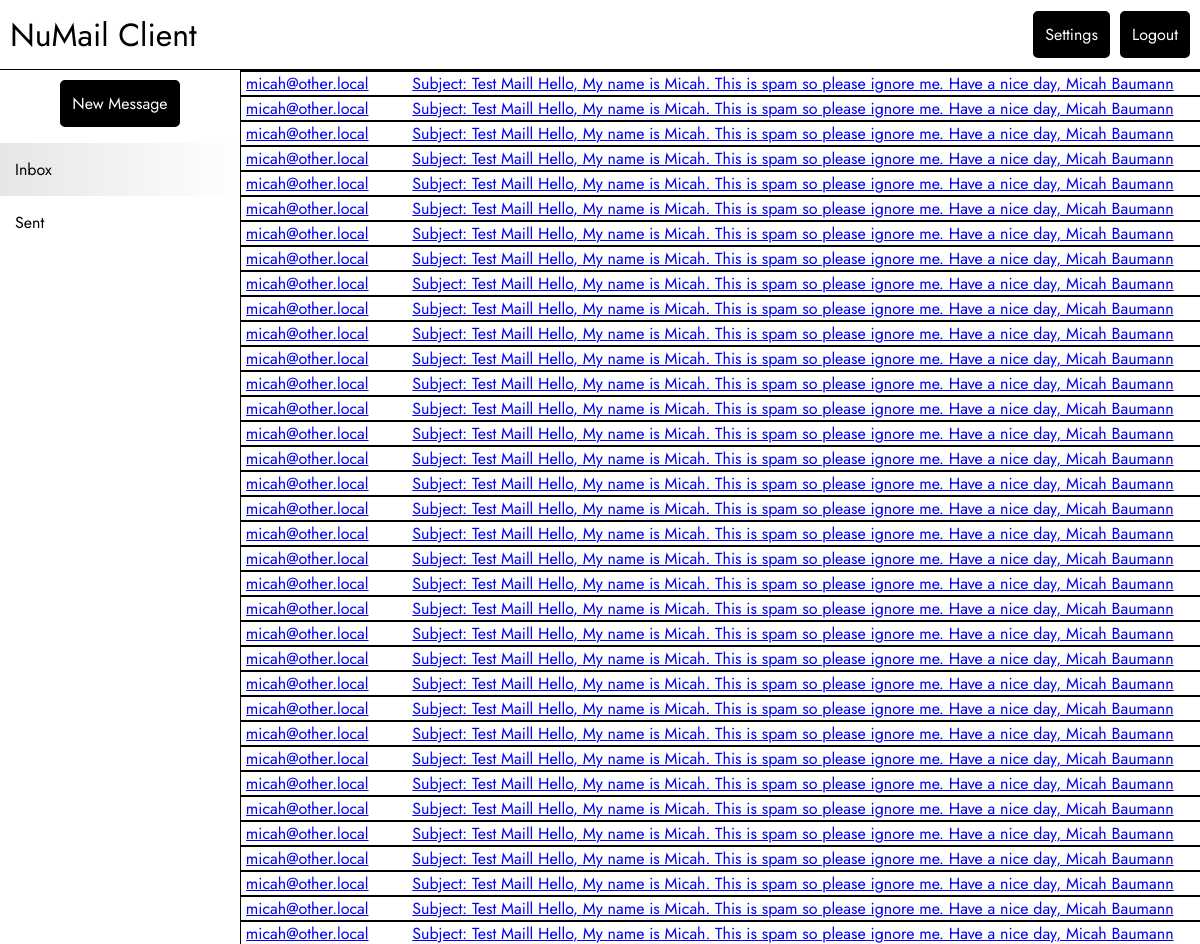
/ (signed in, upper part), run on an earlier commit of the app's database.
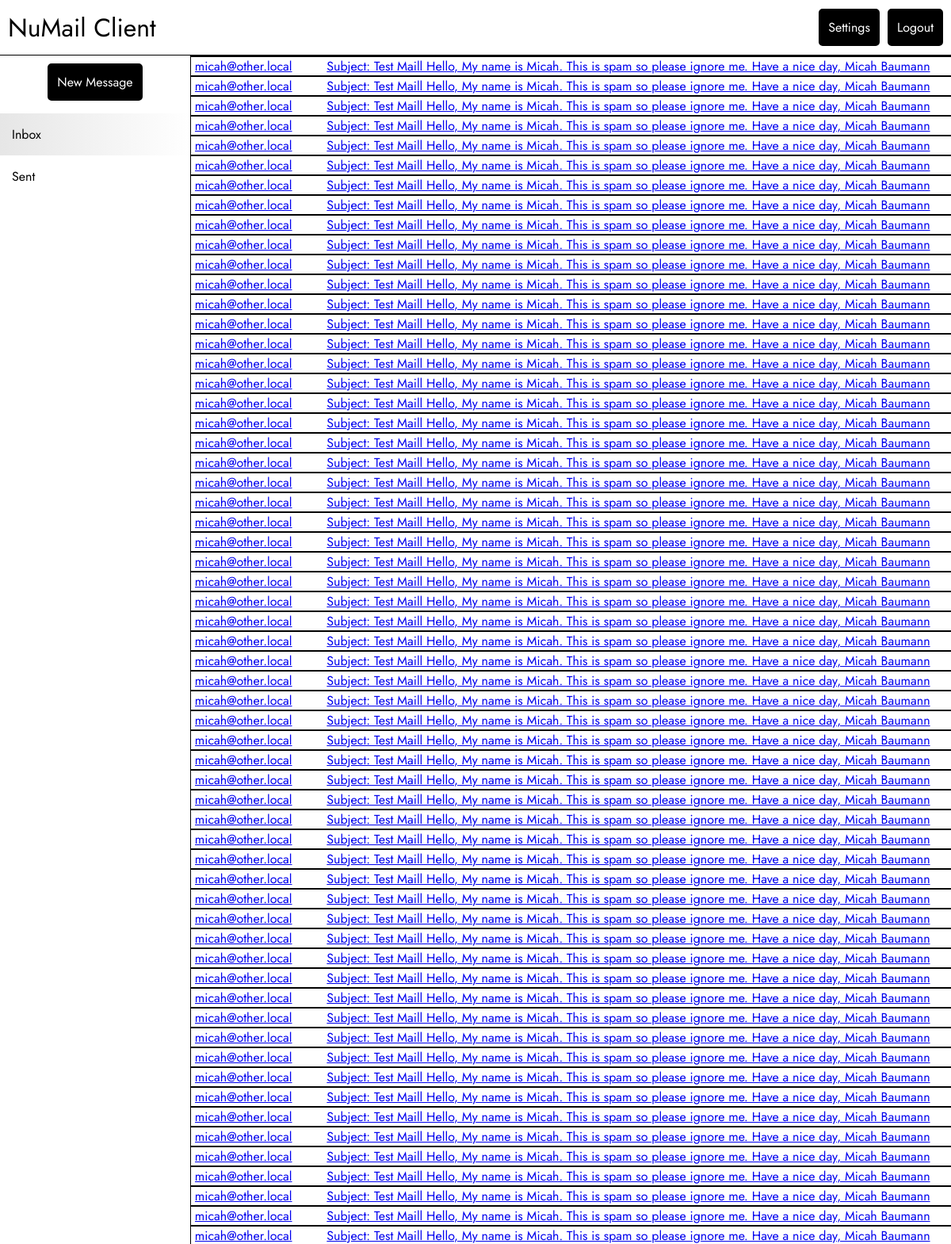
And on a later commit of the database.
### tables this page shows
CREATE TABLE Messages (
    messageId VARCHAR(255) PRIMARY KEY NOT NULL UNIQUE,
    receiverId VARCHAR(255) DEFAULT NULL,
    messageMailbox INTEGER NOT NULL,
    messageTimestamp DATETIME NOT NULL DEFAULT CURRENT_TIMESTAMP,
    messageType INTEGER NOT NULL DEFAULT 0,
    isSent BOOLEAN NOT NULL DEFAULT 0, -- 0 means you received the message
    messageFrom VARCHAR(100) NOT NULL,
    messageTo VARCHAR(100) NOT NULL,
    messageContent TEXT NOT NULL,
    readConfirm BOOLEAN NOT NULL DEFAULT 0,
    messageSent BOOLEAN NOT NULL DEFAULT 0,
    messageAttachments TEXT DEFAULT NULL,
    messageUnsubscribe VARCHAR(255) DEFAULT NULL,
    messageRead BOOLEAN DEFAULT NULL,
    FOREIGN KEY (messageMailbox) REFERENCES Mailboxes(mailboxId)
);

### ui.py (the view)
@app.route("/")
def index():
    if 'username' not in session:
        return redirect(url_for('login'))
    messages = get_user_messages(user_name=session["username"])
    if not messages:
        messages = []
    return render_template('index.html', messages=messages, isSent=False)

### db/db.py (called while the page is built)
@contextlib.contextmanager
def get_db():
    db = sqlite3.connect("./db/sqlite/numail.db")
    try:
        db.row_factory = sqlite3.Row
        yield db
    finally:
        db.close()

### templates/index.html (shortened to what this page needs)
<!DOCTYPE html>
<html lang="en">
<head>
    <link rel="stylesheet" type="text/css" href="{{ url_for('static', filename='css/style.css') }}">
    <link rel="stylesheet" type="text/css" href="{{ url_for('static', filename='css/index.css') }}">
</head>
<body>
    <div class="header">
        <h1>NuMail Client</h1>
        <div class="header-right">
            <a href="/settings" class="button">Settings</a>
            <a href="/logout" class="button">Logout</a>
        </div>
    </div>
    <div class="main">
        <div class="main-side-by-side">
            <div class="sidebar">
                <div class="sidebar-btn">
                    <a href="/new" class="button">New Message</a>
                </div>
                <ul class="sidebar-list">
                    <li><a href="/" {{'class="sidebar-active"'|safe if not isSent}}>Inbox</a></li>
                    <li><a href="/sent" {{'class="sidebar-active"'|safe if isSent}}>Sent</a></li>
                </ul>
            </div>
            <div class="main-content">
                <div class="main-top">
                </div>
                {% for message in messages %}
                    {% if not isSent %}
                        {% if not message["isSent"] %}
                            <a href="/view/{{message['messageId']}}" class="mail-item">
                                <span class="mail-from">{{message["messageFrom"]}}</span>
                                <span class="mail-dec">{{message["messageContent"]}}</span>
                            </a>
                        {% endif %}
                    {% endif %}
                {% endfor %}
            </div>
        </div>
    </div>
</body>
</html>

### static/css/style.css (style rules this page uses)
body { font-family: "Jost", serif; margin: 0; padding: 0; }
.header { width: 100%; padding: 10px; border-bottom: 1px solid black; box-sizing: border-box; display: flex; height: 70px; align-items: center; position: fixed; background-color: white; top: 0; justify-content: space-between; }
.header-right { display: flex; }
.header-right a { margin-left: 10px; }
.header h1 { font-weight: normal; margin: 0; }
.main { margin-top: 70px; height: calc(100vh - 70px); }
.button { padding: 10px; background-color: black; color: white; border: 2px solid black; border-radius: 5px; font-size: 16px; text-decoration: none; }

### static/css/index.css (style rules this page uses)
.main-side-by-side { height: 100%; width: 100%; display: flex; }
.sidebar { border-right: 1px solid black; height: 100%; width: 20%; overflow-y: scroll; }
.main-content { height: 100%; width: 80%; overflow-y: scroll; display: flex; flex-direction: column; }
.sidebar-list { list-style: none; padding-left: 0; box-sizing: border-box; width: 100%; }
.sidebar-list li a { box-sizing: border-box; width: 100%; display: block; }
.sidebar-list li a { color: black; text-decoration: none; padding: 15px; box-sizing: border-box; width: 100%; }
.sidebar-active { background-image: linear-gradient(to right, #E6E6E6 , white); }
.sidebar-btn { width: 100%; display: flex; justify-content: center; margin-top: 10px; }
.main-top { width: 100%; height: 57px; border-bottom: solid 1px black; }
.mail-item { border-bottom: solid 1px black; border-top: solid 1px black; display: flex; align-items: center; height: 35px; padding: 0 5px; }
.mail-from { width: 20%; white-space: nowrap; overflow: hidden; text-overflow: ellipsis; display: inline-block; }
.mail-dec { width: 100%; white-space: nowrap; overflow: hidden; text-overflow: ellipsis; display: inline-block; margin-left: 10px; }

What changed in the data, as far as the page shows it:
added Messages: messageFrom "micah@other.local", messageContent "Subject: Test Maill Hello, My name is Micah. This is spam so please ignore me. Have a nice day, Micah Baumann"
added Messages: messageFrom "micah@other.local", messageContent "Subject: Test Maill Hello, My name is Micah. This is spam so please ignore me. Have a nice day, Micah Baumann"
added Messages: messageFrom "micah@other.local", messageContent "Subject: Test Maill Hello, My name is Micah. This is spam so please ignore me. Have a nice day, Micah Baumann"
added Messages: messageFrom "micah@other.local", messageContent "Subject: Test Maill Hello, My name is Micah. This is spam so please ignore me. Have a nice day, Micah Baumann"
added Messages: messageFrom "micah@other.local", messageContent "Subject: Test Maill Hello, My name is Micah. This is spam so please ignore me. Have a nice day, Micah Baumann"
added Messages: messageFrom "micah@other.local", messageContent "Subject: Test Maill Hello, My name is Micah. This is spam so please ignore me. Have a nice day, Micah Baumann"
added Messages: messageFrom "micah@other.local", messageContent "Subject: Test Maill Hello, My name is Micah. This is spam so please ignore me. Have a nice day, Micah Baumann"
added Messages: messageFrom "micah@other.local", messageContent "Subject: Test Maill Hello, My name is Micah. This is spam so please ignore me. Have a nice day, Micah Baumann"
added Messages: messageFrom "micah@other.local", messageContent "Subject: Test Maill Hello, My name is Micah. This is spam so please ignore me. Have a nice day, Micah Baumann"
added Messages: messageFrom "micah@other.local", messageContent "Subject: Test Maill Hello, My name is Micah. This is spam so please ignore me. Have a nice day, Micah Baumann"
added Messages: messageFrom "micah@other.local", messageContent "Subject: Test Maill Hello, My name is Micah. This is spam so please ignore me. Have a nice day, Micah Baumann"
added Messages: messageFrom "micah@other.local", messageContent "Subject: Test Maill Hello, My name is Micah. This is spam so please ignore me. Have a nice day, Micah Baumann"
added Messages: messageFrom "micah@other.local", messageContent "Subject: Test Maill Hello, My name is Micah. This is spam so please ignore me. Have a nice day, Micah Baumann"
added Messages: messageFrom "micah@other.local", messageContent "Subject: Test Maill Hello, My name is Micah. This is spam so please ignore me. Have a nice day, Micah Baumann"
added Messages: messageFrom "micah@other.local", messageContent "Subject: Test Maill Hello, My name is Micah. This is spam so please ignore me. Have a nice day, Micah Baumann"
added Messages: messageFrom "micah@other.local", messageContent "Subject: Test Maill Hello, My name is Micah. This is spam so please ignore me. Have a nice day, Micah Baumann"
added Messages: messageFrom "micah@other.local", messageContent "Subject: Test Maill Hello, My name is Micah. This is spam so please ignore me. Have a nice day, Micah Baumann"
added Messages: messageFrom "micah@other.local", messageContent "Subject: Test Maill Hello, My name is Micah. This is spam so please ignore me. Have a nice day, Micah Baumann"
added Messages: messageFrom "micah@other.local", messageContent "Subject: Test Maill Hello, My name is Micah. This is spam so please ignore me. Have a nice day, Micah Baumann"
added Messages: messageFrom "micah@other.local", messageContent "Subject: Test Maill Hello, My name is Micah. This is spam so please ignore me. Have a nice day, Micah Baumann"
added Messages: messageFrom "micah@other.local", messageContent "Subject: Test Maill Hello, My name is Micah. This is spam so please ignore me. Have a nice day, Micah Baumann"
added Messages: messageFrom "micah@other.local", messageContent "Subject: Test Maill Hello, My name is Micah. This is spam so please ignore me. Have a nice day, Micah Baumann"
added Messages: messageFrom "micah@other.local", messageContent "Subject: Test Maill Hello, My name is Micah. This is spam so please ignore me. Have a nice day, Micah Baumann"
added Messages: messageFrom "micah@other.local", messageContent "Subject: Test Maill Hello, My name is Micah. This is spam so please ignore me. Have a nice day, Micah Baumann"
added Messages: messageFrom "micah@other.local", messageContent "Subject: Test Maill Hello, My name is Micah. This is spam so please ignore me. Have a nice day, Micah Baumann"
